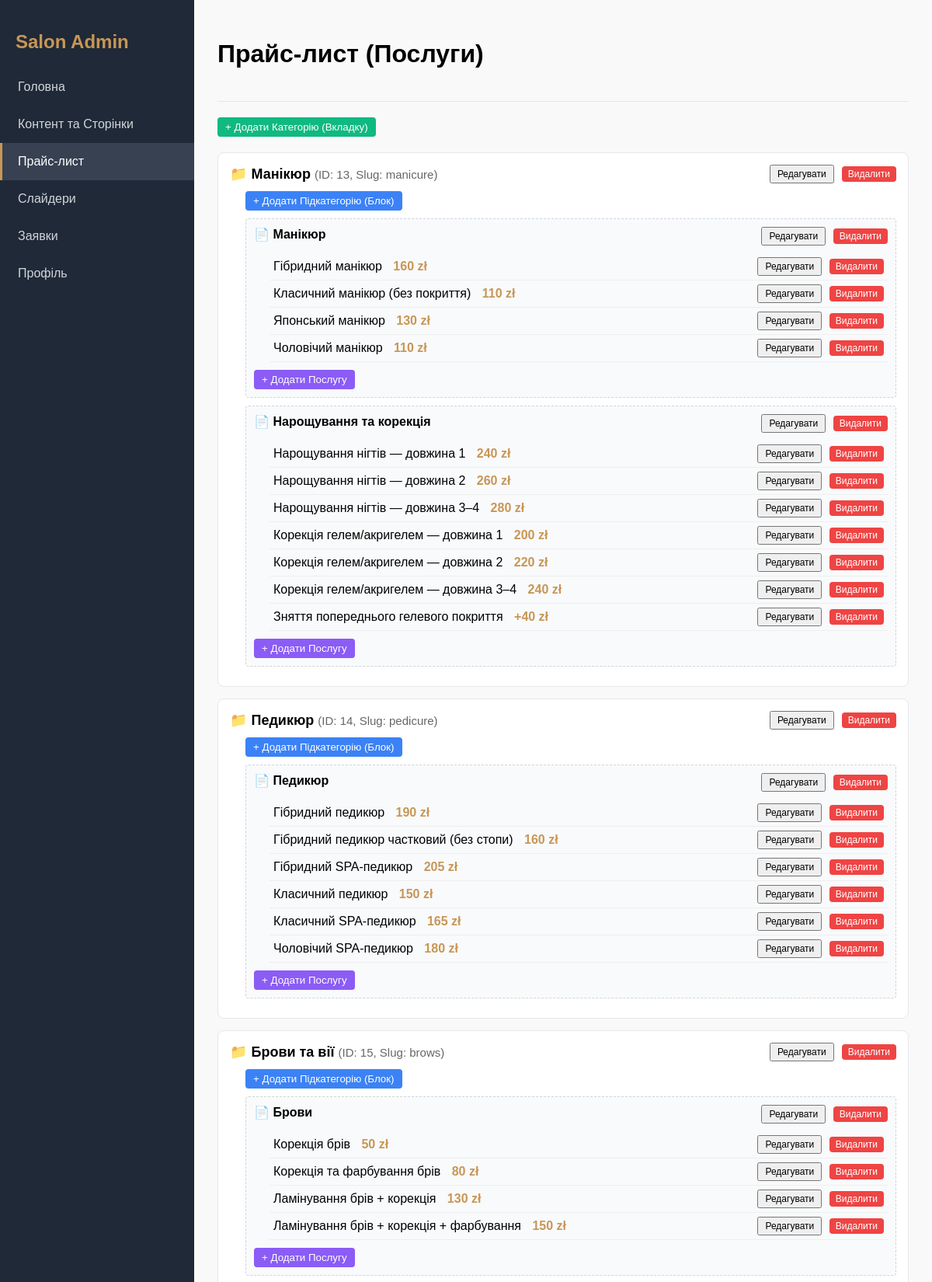
/admin/?action=services (signed in, upper part), run on the app's committed database.
### tables this page shows
CREATE TABLE `service_categories` (
  `id` int(11) NOT NULL AUTO_INCREMENT,
  `slug` varchar(255) NOT NULL,
  `name_pl` varchar(255) DEFAULT NULL,
  `name_uk` varchar(255) DEFAULT NULL,
  `name_en` varchar(255) DEFAULT NULL,
  `sort_order` int(11) DEFAULT 0,
  PRIMARY KEY (`id`)
);

CREATE TABLE `service_subcategories` (
  `id` int(11) NOT NULL AUTO_INCREMENT,
  `category_id` int(11) DEFAULT NULL,
  `name_pl` varchar(255) DEFAULT NULL,
  `name_uk` varchar(255) DEFAULT NULL,
  `name_en` varchar(255) DEFAULT NULL,
  `sort_order` int(11) DEFAULT 0,
  PRIMARY KEY (`id`),
  KEY `category_id` (`category_id`),
  CONSTRAINT `service_subcategories_ibfk_1` FOREIGN KEY (`category_id`) REFERENCES `service_categories` (`id`) ON DELETE CASCADE
);

CREATE TABLE `service_items` (
  `id` int(11) NOT NULL AUTO_INCREMENT,
  `subcategory_id` int(11) DEFAULT NULL,
  `name_pl` varchar(255) DEFAULT NULL,
  `name_uk` varchar(255) DEFAULT NULL,
  `name_en` varchar(255) DEFAULT NULL,
  `price_pl` varchar(255) DEFAULT NULL,
  `price_uk` varchar(255) DEFAULT NULL,
  `price_en` varchar(255) DEFAULT NULL,
  `sort_order` int(11) DEFAULT 0,
  PRIMARY KEY (`id`),
  KEY `subcategory_id` (`subcategory_id`),
  CONSTRAINT `service_items_ibfk_1` FOREIGN KEY (`subcategory_id`) REFERENCES `service_subcategories` (`id`) ON DELETE CASCADE
);

### config.php (called while the page is built)
<?php
return [
    'db' => [
        'host' => getenv('DB_HOST') ?: 'MariaDB-11.2',
        'dbname' => getenv('DB_NAME') ?: 'salon_cms',
        'user' => getenv('DB_USER') ?: 'root',
        'password' => getenv('DB_PASS') !== false ? getenv('DB_PASS') : '',
        'charset' => 'utf8mb4'
    ],
    'site' => [
        'url' => getenv('SITE_URL') ?: '',
        'phone' => getenv('SITE_PHONE') ?: '+48 666 623 396',
        'ga4_id' => getenv('GA4_ID') ?: '',
        'gads_id' => getenv('GADS_ID') ?: '',
        'google_verification' => getenv('GOOGLE_VERIFICATION') ?: '',
        'bing_verification' => getenv('BING_VERIFICATION') ?: '',
    ],
    'mail' => [
        'admin_email' => 'vladbilous17@gmail.com',
        'smtp_host' => 'smtp.gmail.com',
        'smtp_port' => 587,
        'smtp_user' => 'vladbilous17@gmail.com',
        'smtp_pass' => 'your_app_password',
        'smtp_secure' => 'tls',
    ]
];

### DB.php (called while the page is built, shortened)
<?php
class DB {
    private static $pdo = null;
    public static function getConnection() {
        if (self::$pdo === null) {
            $config = require __DIR__ . '/config.php';
            $db = $config['db'];
            $dsn = "mysql:host={$db['host']};dbname={$db['dbname']};charset={$db['charset']}";
            try {
                self::$pdo = new PDO($dsn, $db['user'], $db['password'], [
                    PDO::ATTR_ERRMODE => PDO::ERRMODE_EXCEPTION,
                    PDO::ATTR_DEFAULT_FETCH_MODE => PDO::FETCH_ASSOC,
                ]);
            } catch (PDOException $e) {
                die("Database connection failed. Please run install.php first or check config.php");
            }
        }
        return self::$pdo;
    }
    public static function query($sql, $params = []) {
        $stmt = self::getConnection()->prepare($sql);
        $stmt->execute($params);
        return $stmt;
    }
    public static function fetchAll($sql, $params = []) {
        return self::query($sql, $params)->fetchAll();
    }
}

### admin/services.php (the view, shortened to what this page needs)
<?php
$cats = DB::fetchAll("SELECT * FROM service_categories ORDER BY sort_order ASC");
$subcats = DB::fetchAll("SELECT * FROM service_subcategories ORDER BY sort_order ASC");
$items = DB::fetchAll("SELECT * FROM service_items ORDER BY sort_order ASC");
$tree = [];
foreach($cats as $c) {
    $c['subs'] = [];
    $tree[$c['id']] = $c;
}
foreach($subcats as $s) {
    $s['items'] = [];
    if(isset($tree[$s['category_id']])) {
        $tree[$s['category_id']]['subs'][$s['id']] = $s;
    }
}
?>
<div style="margin-bottom:20px;">
    <button class="add-btn" onclick="openModal('catModal', 'add_cat')">+ Додати Категорію (Вкладку)</button>
</div>
<?php foreach ($tree as $cat): ?>
    <div class="svc-box">
        <div class="svc-cat-title">
            <span>
                📁 <?= htmlspecialchars($cat['name_uk'] ?: $cat['name_pl']) ?>
                <small style="color:#666; font-weight:normal;">(ID: <?= $cat['id'] ?>, Slug: <?= htmlspecialchars($cat['slug']) ?>)</small>
            </span>
            <div class="actions">
                <button onclick='editCat(<?= json_encode($cat) ?>)'>Редагувати</button>
                <form method="POST" style="display:inline;" onsubmit="return confirm('Видалити категорію та всі її послуги?');">
                    <button type="submit" style="background:#ef4444; color:white; border:none; border-radius:4px;">Видалити</button>
                </form>
            </div>
        </div>
        <div style="margin-bottom: 10px; margin-left: 20px;">
            <button class="add-btn" style="background:#3b82f6;" onclick="openSubcatModal(<?= $cat['id'] ?>)">+ Додати Підкатегорію (Блок)</button>
        </div>
        <?php foreach ($cat['subs'] as $sub): ?>
            <div class="svc-subcat-box">
                <div style="font-weight:bold; margin-bottom:10px; display:flex; justify-content:space-between;">
                    <span>📄 <?= htmlspecialchars($sub['name_uk'] ?: $sub['name_pl']) ?></span>
                    <div class="actions">
                        <button onclick='editSubcat(<?= json_encode($sub) ?>)'>Редагувати</button>
                        <form method="POST" style="display:inline;" onsubmit="return confirm('Видалити підкатегорію та всі послуги?');">
                            <button type="submit" style="background:#ef4444; color:white; border:none; border-radius:4px;">Видалити</button>
                        </form>
                    </div>
                </div>
                <?php foreach ($sub['items'] as $item): ?>
                    <div class="svc-item-box">
                        <div>
                            <?= htmlspecialchars($item['name_uk'] ?: $item['name_pl']) ?>
                            <span style="color:#c89656; font-weight:bold; margin-left:10px;">
                                <?= htmlspecialchars($item['price_pl']) ?>
                            </span>
                        </div>
                        <div class="actions">
                            <button onclick='editItem(<?= json_encode($item) ?>)'>Редагувати</button>
                            <form method="POST" style="display:inline;" onsubmit="return confirm('Видалити послугу?');">
                                <button type="submit" style="background:#ef4444; color:white; border:none; border-radius:4px;">Видалити</button>
                            </form>
                        </div>
                    </div>
                <?php endforeach; ?>
                <div style="margin-top: 10px;">
                    <button class="add-btn" style="background:#8b5cf6;" onclick="openItemModal(<?= $sub['id'] ?>)">+ Додати Послугу</button>
                </div>
            </div>
        <?php endforeach; ?>
    </div>
<?php endforeach; ?>
<?php
require __DIR__ . '/layout.php';

### admin/layout.php (style rules this page uses)
body { margin: 0; font-family: sans-serif; display: flex; height: 100vh; overflow: hidden; background: #f9f9f9; }

### admin/services.php (style rules this page uses)
.svc-box { border: 1px solid #e5e7eb; padding: 15px; margin-bottom: 15px; background: #fff; border-radius: 8px; }
.svc-cat-title { font-size: 18px; font-weight: bold; margin-bottom: 10px; display:flex; justify-content:space-between; align-items:center; }
.svc-subcat-box { border: 1px dashed #d1d5db; padding: 10px; margin: 10px 0 10px 20px; background: #f9fafb; border-radius: 4px; }
.svc-item-box { padding: 5px; margin-left: 20px; border-bottom: 1px solid #eee; display:flex; justify-content:space-between; align-items:center; }
.actions button { margin-left: 5px; cursor: pointer; padding: 3px 8px; font-size: 12px; }
.add-btn { background: #10b981; color: white; border: none; padding: 5px 10px; border-radius: 4px; cursor:pointer; }

### data on the page
service_categories: name_uk "Манікюр", id "13", slug "manicure"
service_subcategories: name_uk "Манікюр"
service_items: name_uk "Гібридний манікюр", price_pl "160 zł"
service_items: name_uk "Класичний манікюр (без покриття)", price_pl "110 zł"
service_items: name_uk "Японський манікюр", price_pl "130 zł"
service_items: name_uk "Чоловічий манікюр", price_pl "110 zł"
service_subcategories: name_uk "Нарощування та корекція"
service_items: name_uk "Нарощування нігтів — довжина 1", price_pl "240 zł"
service_items: name_uk "Нарощування нігтів — довжина 2", price_pl "260 zł"
service_items: name_uk "Нарощування нігтів — довжина 3–4", price_pl "280 zł"
service_items: name_uk "Корекція гелем/акригелем — довжина 1", price_pl "200 zł"
service_items: name_uk "Корекція гелем/акригелем — довжина 2", price_pl "220 zł"
service_items: name_uk "Корекція гелем/акригелем — довжина 3–4", price_pl "240 zł"
service_items: name_uk "Зняття попереднього гелевого покриття", price_pl "+40 zł"
service_categories: name_uk "Педикюр", id "14", slug "pedicure"
service_subcategories: name_uk "Педикюр"
service_items: name_uk "Гібридний педикюр", price_pl "190 zł"
service_items: name_uk "Гібридний педикюр частковий (без стопи)", price_pl "160 zł"
service_items: name_uk "Гібридний SPA-педикюр", price_pl "205 zł"
service_items: name_uk "Класичний педикюр", price_pl "150 zł"
service_items: name_uk "Класичний SPA-педикюр", price_pl "165 zł"
service_items: name_uk "Чоловічий SPA-педикюр", price_pl "180 zł"
service_categories: name_uk "Брови та вії", id "15", slug "brows"
service_subcategories: name_uk "Брови"
service_items: name_uk "Корекція брів", price_pl "50 zł"
service_items: name_uk "Корекція та фарбування брів", price_pl "80 zł"
service_items: name_uk "Ламінування брів + корекція", price_pl "130 zł"
service_items: name_uk "Ламінування брів + корекція + фарбування", price_pl "150 zł"

### other printed values
$pageTitle "Прайс-лист (Послуги)"
